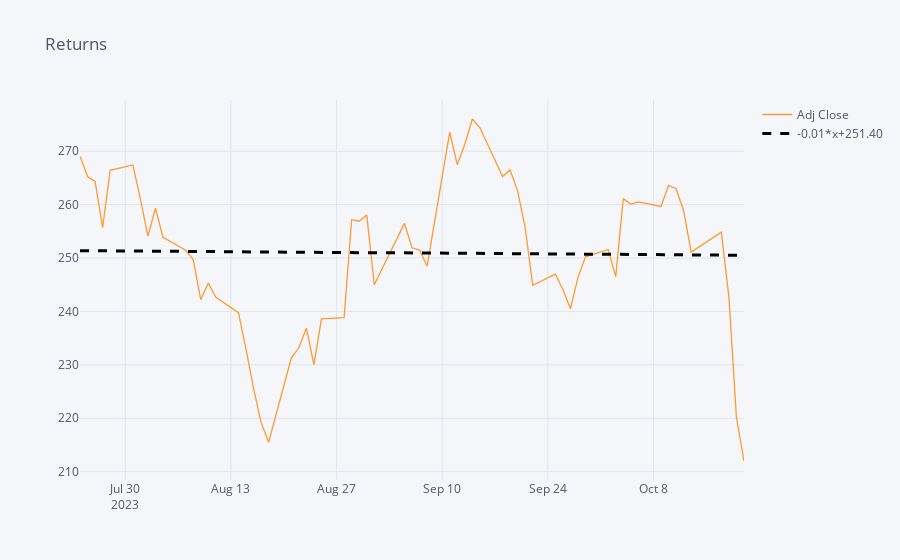

Notebook cell for this chart:
### Code cell
# Create and display an interactive line plot of NVDA's Returns with a best-fit line
stock_data['Adj Close'].iplot(title='Returns', bestfit=True, bestfit_colors=['black'])
